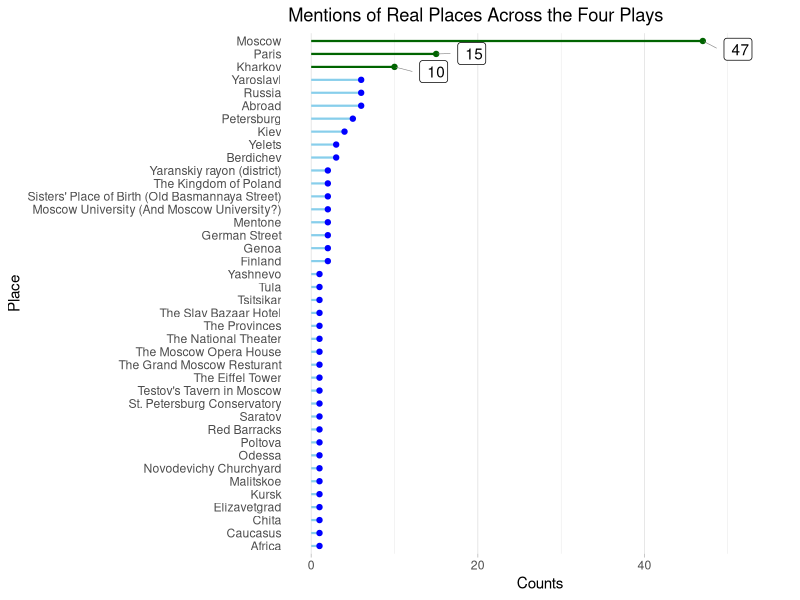
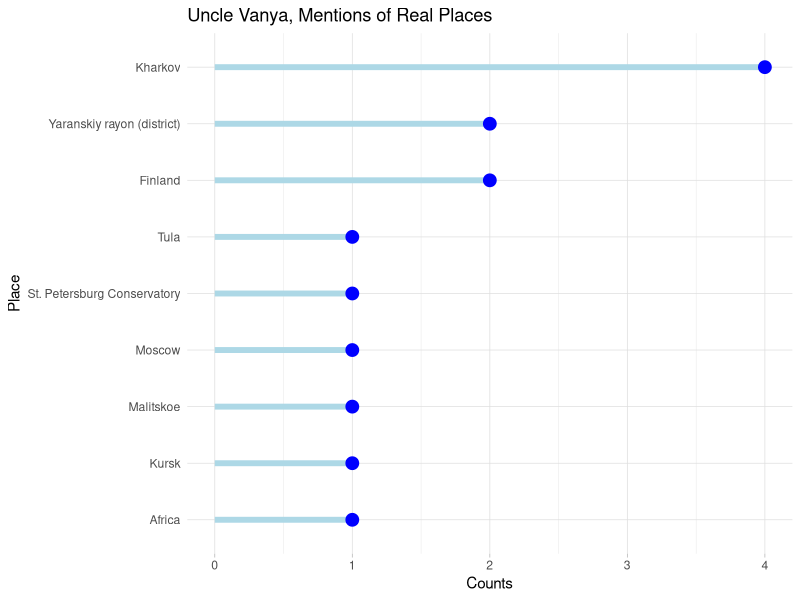

The R script that drew these images, in order:
## ---- chunk 1
knitr::opts_chunk$set(echo = FALSE, error = FALSE, message = FALSE, warning = FALSE)

# Load libraries
library(tidyverse)
library(ggplot2)
library(readr)
library(stringr)
library(scales)
library(knitr)
library(kableExtra)
library(ggrepel)
## ---- chunk 2

# Load data

counts_real <- read_csv("counts_real_places.csv") %>%
  mutate(period = case_when(
    act == "Act I" ~ 1,
    act == "Act II" ~ 2,
    act == "Act III" ~ 3,
    act == "Act IV" ~ 4
  ))

## ---- chunk 3

# Summarize data across the four plays

counts_total <- counts_real %>%
  group_by(object) %>%
  summarise(total = sum(mentions)) %>%
  ungroup() 

# Reorder

counts_total <-counts_total[order(counts_total$total), ] 
counts_total$object <- factor(counts_total$object, levels = counts_total$object)

# Graph

counts_total %>%
  ggplot(aes(x = reorder(object, -total), y = total, label = total)) +
  geom_segment(aes(x = object, 
                   xend = object,
                   y = 0,
                   yend = total),
                   color = ifelse(counts_total$object %in% 
                                c("Moscow","Kharkov", "Paris"), "darkgreen", "skyblue"),
                   size = .75) +
  geom_point(color = ifelse(counts_total$object %in% 
                              c("Moscow","Kharkov", "Paris"), "darkgreen", "blue")) + 
  geom_label_repel(data = subset(counts_total, total > 9),
                   segment.size  = 0.2,
                   segment.color = "grey50",
                   nudge_y       = 5,
                  # direction     = "x",
                   hjust = 1) + 
  labs(title = "Mentions of Real Places Across the Four Plays") + 
  xlab("Place") +
  ylab("Counts") +
  theme_light() +
  ylim(0,55) +
  coord_flip() +
  theme(
    panel.grid.major.y = element_blank(),
    panel.border = element_blank(),
    axis.ticks.y = element_blank()) 

## ---- chunk 4
#Uncle Vanya 

counts_real_vanya<- counts_real %>%
  filter(play == "Uncle Vanya") %>%
  group_by(object) %>%
  summarize(total = sum(mentions)) %>%
  ungroup()

# Reorder

counts_real_vanya <-counts_real_vanya[order(counts_real_vanya$total), ] 
counts_real_vanya$object <- factor(counts_real_vanya$object, levels = counts_real_vanya$object)

counts_real_vanya %>%
  ggplot(aes(x = reorder(object, -total), y = total)) + 
  geom_segment(aes(x = object, 
                   xend = object,
                   y = 0,
                   yend = total),
               color = "lightblue",
               size = 2) +
  geom_point(color = "blue", size = 4) + 
  xlab("Place") +
  ylab("Counts") + 
  labs(title = "Uncle Vanya, Mentions of Real Places") +
  ylim(0,4) +
  theme_light() +
  coord_flip() + 
  theme(
    panel.grid.minor.y = element_blank(),
    panel.border = element_blank(),
    axis.ticks.y = element_blank())
  

## ---- chunk 5

crv<- counts_real %>%
  filter(play == "Uncle Vanya") %>%
  select(-period, -play) %>%
  spread(act, mentions) 

crv[is.na(crv)] <- 0

crv %>%  
kable(col.names = 
          c("Place", "Act I", "Act II", "Act III", "Act IV"),
        caption = "Place Mentions by Act, Uncle Vanya") %>%
  kable_styling(bootstrap_options = "striped")
  
